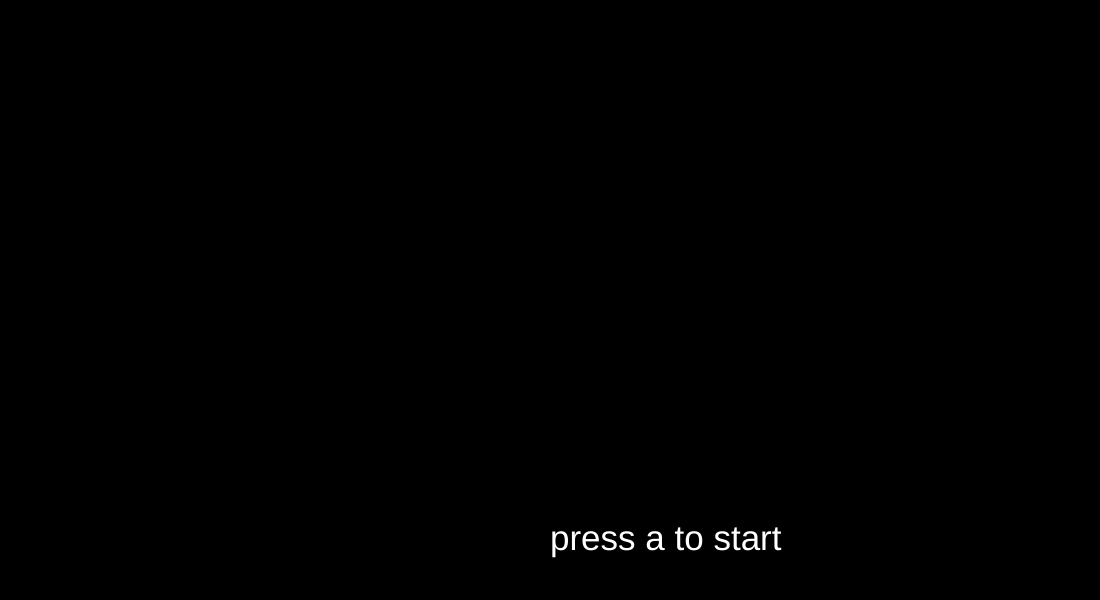
Frame 1 (no input)
Frame 60 (no input): identical to frame 1, image omitted
Frame 120 (the mouse pressed at the canvas centre since frame 60): identical to frame 1, image omitted

The p5.js sketch that drew this single still picture (run headless with seeded random() and noise() and a simulated clock; from frame 60 on, the mouse is pressed at the canvas centre):

// p5.js sketch
// ── sketch.js
/*
    plot sketch
    9-23-19
    9-25-19
    Marshall
    mmp 310
*/

//var scene = "cold"
//story
/*
settings:cold,hot,earth
*/



function setup() {
    createCanvas(1100, 600);
    background('black');
    textSize(35);
    fill('white');
    text("press a to start", width / 2, 550);

    /*
    for (let x = 0; x < width; x += 100){
     ellipse(x, height/2, 100)//face
        var r = random(0);
		var g = random(255);
		var b = random(60);
        
		fill(r, g, b);
    }
    */
    /*
        for (let x = 0; x < width; x += 100){
        for (let y = 0; y < height; y += 25) {

     ellipse(x, y, random(2,50))//face
        
        
		
        var r = random(100);
		var g = random(255);
		var b = random(60);
        fill(r, g, b);
    }
    }
    */
    /*for (let x = -10; x < 1100; x += 10) {
		fill(255);
        noStroke();
		triangle(x, 600, x+10, 520, x+20, 600);
		fill(0);
		text(x, x, height/2);
	}*/
    /*
        
        for (let x = 100; x < 600; x += 100) {
    		fill(255);
    		ellipse(x, height/2, 100);
    		
    	}*/
    /*
	var w = 100;
	var h = height/2;
//	var s = x / 4;
	
	for (let i = 0; i < 5; i++) {
		
		var s = w / 4;
		var b = map(w, 0, width, 0, 255);
		
		fill(100, 100, b);
		ellipse(w, h, s); // face
		ellipse(w + 20, h - 20, 10); // right eye
		ellipse(w - 20, h - 20, 10); // left eye
		rectMode(CENTER);
		rect(w, h + 20, 40, 10, 10); // mouth
		x += 100
	}*/
}




//fill('white');
//'textSize(30);
//text("press a to start",width/2,500);

//keeps track of ellipse placement
/*
for(var x = 100; x < 1000; x+=1000) {
//fill(255);
ellipse(x,600/2,100);
    
//fill(0);
text(x,x, height/2)
}
//keeps track of amount of ellipses
for(let i = 0; i < 5; i++){
    fill(255);
    ellipse(x,600/2,100);
    console.log(i);
    
    fill(0);
    text(i,x, height/2)
}*/
/* not working with sketch
    function mousePressed() {
	if (scene == "cold") {
		scene = "hot";
	} else if (scene == "hot") {
		scene = "earth";
	} else if (scene == "earth") {
		scene = "cold";
	}

}
*/
//}
function draw() {
    if (key == "a") {
        firstp();
        gren(250, 200, 150, 30, 25, 0, 0);
        blu(600, 200, 150, 30, 25, 0, 0);
        for (let s = 0; s < 1100; s++) {
            strokeWeight(3);
            stroke('white');
            point(0 + s, random(-150, 600));
        }
    } else if (key == "w") {
        secondp();
        gren(250, 200, 150, 30, 25, 0, 0);
        blu(600, 200, 150, 30, 25, 0, 0);
        fill(255, 216, 117, 90);
        rect(0, 0, width, height);
        /*
    for (x =0; x , width; x += 50) {
    rect(x, 100+random(50), 90, height - 100);
    }*/
    } else if (key == "d") {
        thirdp();
        for (let x = -10; x < 1100; x += 10) {
            fill(83, 163, 39);
            noStroke();
            triangle(x, 400, x + 10, 360, x + 20, 400);
        }
        gren(250, 280, 150, 30, 25, 0, 80);
        blu(600, 280, 150, 30, 25, 0, 80);


    }


}

function blu(h, j, faceSize, eyeSize, eyeOffset, xbody, ybody) {
    fill(50, 186, 178);

    ellipse(h, j, faceSize); //face
    fill('DimGray');
    stroke('WhiteSmoke');
    //rotate();
    ellipse(h - eyeOffset - 25, j, eyeSize, 60); //left eye
    ellipse(h - 15, j - 22, eyeSize, 40); //middle eye
    ellipse(h + eyeOffset, j, eyeSize, 60); //right eye
    noStroke();
    fill(50, 186, 178);
    triangle(560 + xbody, 365 + ybody, 608 + xbody, 220 + ybody, 650 + xbody, 365 + ybody); //body
    rect(580 + xbody, 80 + ybody, 15, 65); //left antenna
    rect(600 + xbody, 80 + ybody, 15, 65); //right antenna
    ellipse(597 + xbody, 80 + ybody, 40); //antenna top

    rect(580 + xbody, 360 + ybody, 10, 65); //left leg 
    rect(600 + xbody, 360 + ybody, 10, 65); //middle leg
    rect(620 + xbody, 360 + ybody, 10, 65); //right leg
}

function gren(x, y, faceSize, eyeSize, eyeOffset, xbody, ybody) {
    fill(50, 186, 78);

    ellipse(x, y, faceSize); //face
    fill('black');
    stroke('white');
    //rotate();
    ellipse(x - eyeOffset, y, eyeSize, 60); //left eye
    ellipse(x + eyeOffset + 25, y, eyeSize, 60); //right eye
    noStroke();
    fill(50, 186, 78);
    triangle(210 + xbody, 375 + ybody, 258 + xbody, 220 + ybody, 296 + xbody, 375 + ybody); //body
    rect(240 + xbody, 80 + ybody, 15, 55); //antenna
    ellipse(247 + xbody, 80 + ybody, 40); //antenna top

    rect(230 + xbody, 360 + ybody, 15, 65); //left leg
    rect(270 + xbody, 360 + ybody, 15, 65); //right leg
}

function firstp() {
    background('MidnightBlue');
    //First Planet
    fill('LightCyan');
    rect(0, 400, width, 200);
    noStroke();
    fill('MediumBlue');
    triangle(660, 500, 908, 120, 1150, 500); //mountain
    fill('LightCyan');
    noStroke();
    triangle(760, 500, 908, 120, 1150, 500); //mountain
    rect(0, 400, width, 200);
    fill('LightCyan');
    ellipse(415, 5, 185);
    fill(196, 255, 253,100);
    ellipse(415, 5, 205);
    plot1();
    //text("Two Alien friends meet on a cold planet");
}

function plot1() {
    //Text Conversation
    textSize(15);
    fill('PaleGreen');
    text("Hey Blu, are you cold?", 330, 150);
    text("Let's go some place warmer", 330, 220);
    fill('Azure')
    text("Yes", 330, 190);
    text('Ok', 320, 250)
    textSize(30);
    fill('black');
    text("Two Alien friends meet on a cold planet", width / 4, 500);
    textSize(15);
    text("press w to continue", 800, 550);
}

function secondp() {
    //Second Planet

    fill(240, 206, 58, 200);
    background('Red')
    rect(0, 0, width, height);
    noStroke();
    fill(186, 93, 6);
    //rect(0, 400, width, 200);
    //fill('Orange');
    noStroke();
    //fill(255, 188, 54, 60);
    //triangle(760, 500, 908, 120, 1150, 500);//mountain
    rect(0, 400, width, 200);
    fill(255, 216, 117);
    ellipse(15, 15, 175);
    fill(255, 216, 117, 100);
    ellipse(15, 15, 255);
    fill(255, 216, 117, 100);
    ellipse(15, 15, 325);
    plot2();
    //ellipse(1000,1000,1020,300)
}

function plot2() {
    //Text Conversation
    textSize(15);
    fill('PaleGreen');
    text("You're right.", 330, 220);
    fill('Azure');
    text("It's too hot here.", 410, 200);
    text("Let's go somewhere else.", 360, 250);
    textSize(30);
    fill('black');
    text("It was too cold, so they went somewhere warm but found it too hot", 150, 500);
    textSize(15);
    text("press d to continue", 800, 550);
}

function thirdp() {
    background(122, 222, 214);
    fill(255, 216, 117);
    ellipse(1080, 15, 175);

    noStroke();
    for (let s = 0; s < 1100; s += 100) {
        //r = random(80);
        fill(87, 64, 6);
        rect(30 + s, 100, 45, 355);
        fill(95, 135 + s / 10, 14);
        ellipse(45 + s, 100, 255, 155);
    }

    fill(83, 163, 39);
    noStroke();
    rect(0, 400, width, 200);

    //ellipse(1000,1000,1020,300)
    plot3();
}

function plot3() {
    textSize(15);
    fill('PaleGreen');
    text("Don't worry, it will be just right soon.", 300, 350);
    fill('Azure');
    text("Isn't it still kinda cold?", 370, 300);
    textSize(30);
    fill('black');
    text("They were too hot, so they settled on Earth to wait for it to be just right.", 100, 530);

}

// ── style.css
body{
    background-color: rgb(237, 212, 255);
    margin:0;


}
